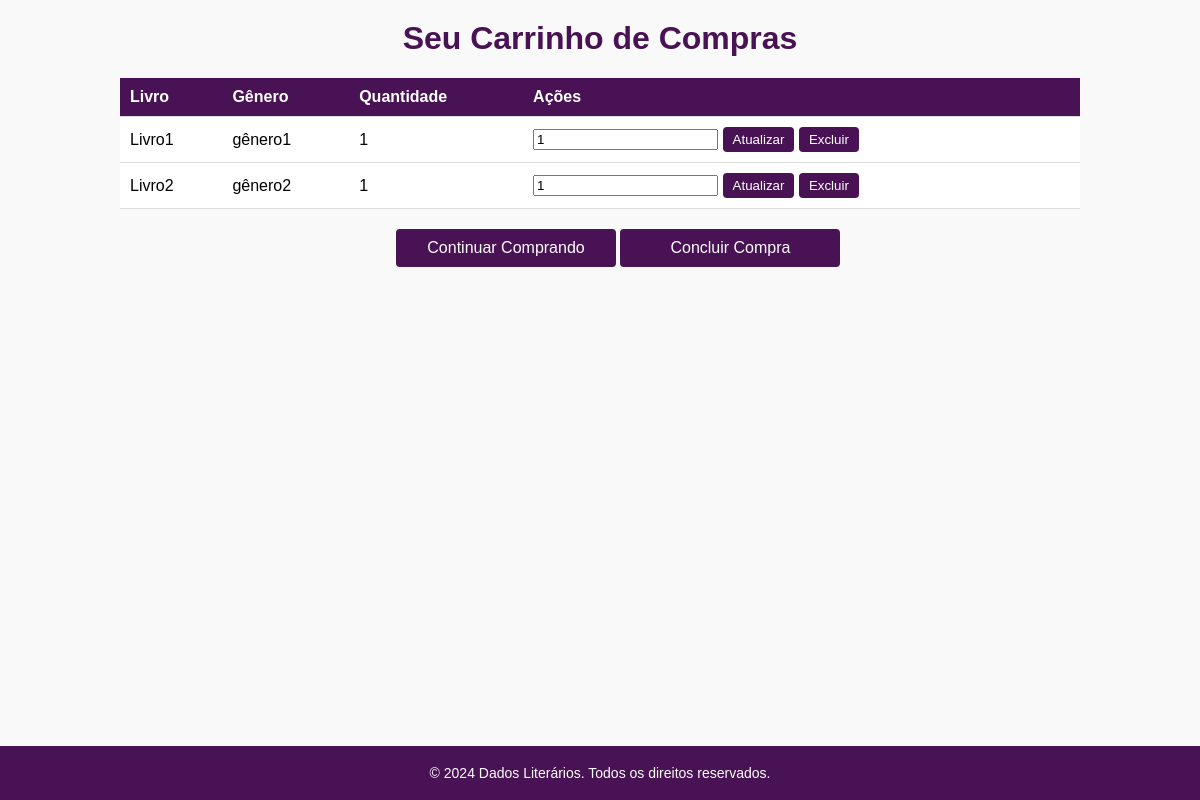
The app's page /users/carrinho.php (signed in) with its own data.
### tables this page shows
CREATE TABLE `carrinho` (
  `username` varchar(20) NOT NULL,
  `livro_id` int NOT NULL,
  `quantidade` int NOT NULL
);

CREATE TABLE `livros` (
  `id` int NOT NULL,
  `capa` varchar(18) DEFAULT NULL,
  `titulo` varchar(8) DEFAULT NULL,
  `autor` varchar(8) DEFAULT NULL,
  `isbn` bigint DEFAULT NULL,
  `descricao` varchar(12) DEFAULT NULL,
  `data_pub` varchar(10) DEFAULT NULL,
  `genero` varchar(7) DEFAULT NULL
);

### users/carrinho.php (the view, shortened to what this page needs)
<?php
include 'connection.php';
$usuario_id = $_SESSION['username'];
$sql = "SELECT livros.id, livros.titulo, livros.genero, livros.autor, carrinho.quantidade FROM carrinho
        JOIN livros ON carrinho.livro_id = livros.id WHERE carrinho.username = ?";
$stmt = $conn->prepare($sql);
$stmt->bind_param("s", $usuario_id);
$stmt->execute();
$result = $stmt->get_result();
?>
<!DOCTYPE html>
<html>
<head>
    <link rel="stylesheet" href="style_carrinho.css">
</head>
<body>
    <h1>Seu Carrinho de Compras</h1>
    <table>
        <tr>
            <th>Livro</th>
            <th>Gênero</th>
            <th>Quantidade</th>
            <th>Ações</th>
        </tr>
        <?php while ($row = $result->fetch_assoc()): ?>
        <tr>
            <td><?php echo htmlspecialchars($row['titulo']); ?></td>
            <td><?php echo htmlspecialchars($row['genero']); ?></td>
            <td><?php echo htmlspecialchars($row['quantidade']); ?></td>
            <td>
                <form action="editar.php" method="POST">
                    <input type="number" name="quantidade" value="<?php echo htmlspecialchars($row['quantidade']); ?>" min="1">
                    <button type="submit">Atualizar</button>
                </form>
                <form action="excluir.php" method="POST">
                    <button type="submit">Excluir</button>
                </form>
            </td>
        </tr>
        <?php endwhile; ?>
    </table>
    <a href="index.html" style="display: inline-block; margin-left: 33%;">Continuar Comprando</a>
    <a href="concluir_compra.php" style="display: inline-block; margin-bottom: 80px;">Concluir Compra</a>
    <footer>
        <p>&copy; 2024 Dados Literários. Todos os direitos reservados.</p>
    </footer>
</body>
</html>

### users/style_carrinho.css (style rules this page uses)
body { font-family: Arial, sans-serif; background-color: #f9f9f9; margin: 0; padding: 0; }
h1 { color: #491254; text-align: center; margin-top: 20px; }
table { width: 80%; margin: 0 auto; border-collapse: collapse; margin-top: 20px; }
th, td { padding: 10px; text-align: left; border-bottom: 1px solid #ddd; }
th { background-color: #491254; color: #fff; }
td { background-color: #fff; }
form { display: inline; }
button { background-color: #491254; color: #fff; border: none; padding: 5px 10px; cursor: pointer; border-radius: 4px; }
a { display: block; text-align: center; background-color: #491254; color: #fff; text-decoration: none; padding: 10px; margin: 20px auto; width: 200px; border-radius: 4px; }
footer { background-color: #491254; color: #fff; text-align: center; padding: 5px 0; position: fixed; bottom: 0; width: 100%; font-size: 14px; }

### records on screen
carrinho: livro_id.titulo "Livro1", livro_id.genero "gênero1", quantidade "1"
carrinho: livro_id.titulo "Livro2", livro_id.genero "gênero2", quantidade "1"
